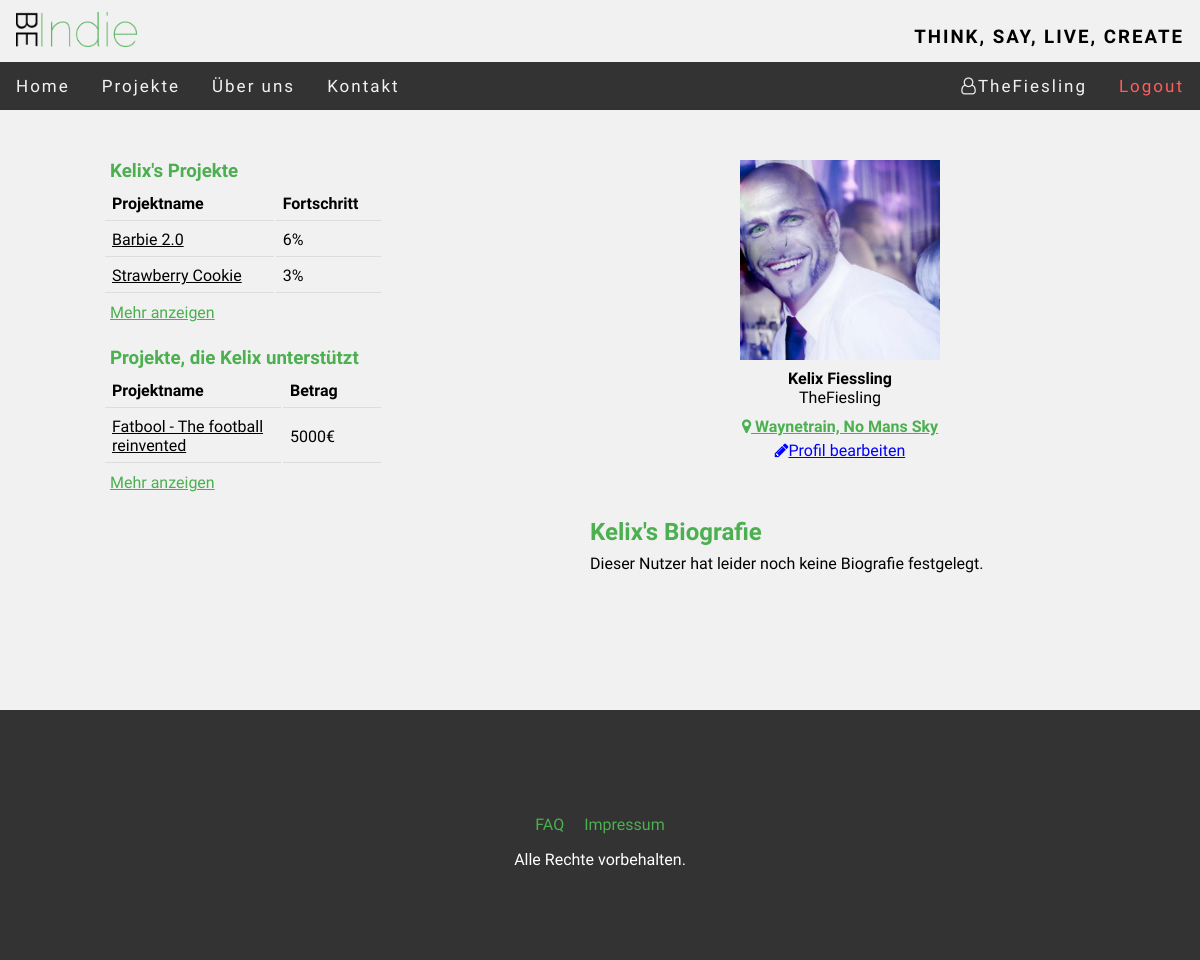
/BeIndie/index.php?page=user_profile&id=4 (signed in), run on an earlier commit of the app's database.
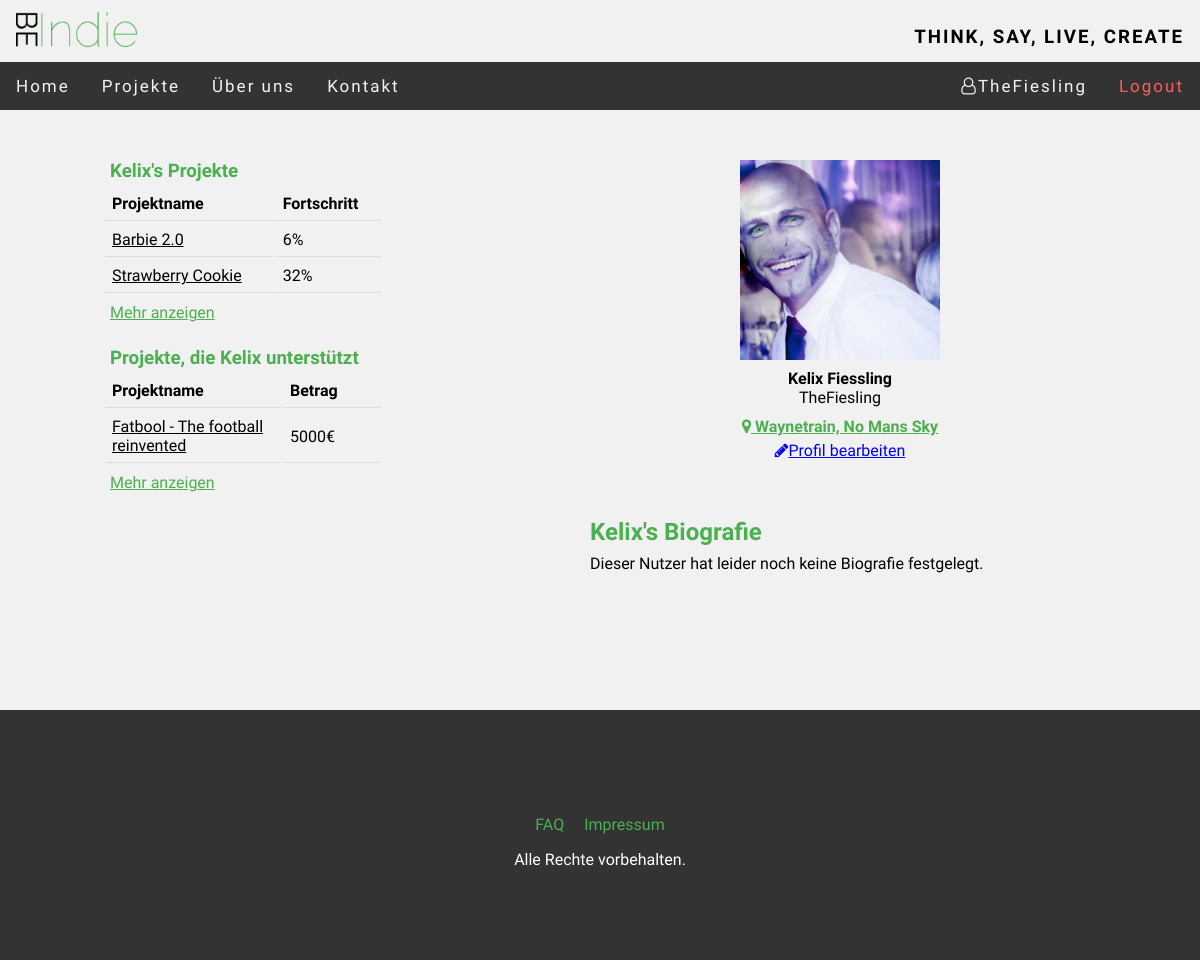
And on a later commit of the database.
### tables this page shows
CREATE TABLE `project` (
  `project_ID` int(11) NOT NULL,
  `creator` varchar(200) NOT NULL,
  `title` varchar(200) NOT NULL,
  `goal` int(11) NOT NULL,
  `current_status` int(11) NOT NULL,
  `start_date` date NOT NULL,
  `end_date` date NOT NULL,
  `category` varchar(200) NOT NULL,
  `description` text NOT NULL
);

### BeIndie/includes/pages/user_profile/user_profile.php (the view)
<?php
$uid = $_GET["id"];
include ("includes/functions/swConnect.php");
$query_name = "SELECT user_name, first_name, last_name, user_bio, location, avatar FROM user WHERE user_ID='" . $uid . "'";
$result_name = mysqli_query($conn, $query_name);
$output_name = mysqli_fetch_assoc($result_name);
$query_projects = "SELECT title, current_status, goal, project_ID FROM user u JOIN project p ON u.email=p.creator WHERE user_ID='" . $uid . "' LIMIT 5";
$result_projects = mysqli_query($conn, $query_projects);
$name = "";
$i = 0;
$allow_edit = false;
if(isset($_SESSION["username"])){
    if ($_SESSION["username"] == $output_name["user_name"]){
    $allow_edit = true;
}}
if ($output_name["first_name"] == NULL) {
    $name = $output_name["user_name"];
} else {
    $name = $output_name["first_name"];
}
?>
<div id="user_wrap">
    <div id="projects">
        <h3><?=$name?>'s Projekte</h3>
        <table>
            <tr>
                <th>Projektname</th>
                <th>Fortschritt</th>
            </tr>
                <?php while ($output2 = mysqli_fetch_assoc($result_projects)) {
                    if ($i <= 5) {
                    ?>
                    <tr>
                        <td>
                            <a href="index.php?page=projects&q=<?=$output2["project_ID"]?>"><?=$output2["title"]?></a>
                        </td>
                        <td>
                            <?= number_format((($output2["current_status"] / $output2["goal"]) * 100)) . "%" ?>
                        </td>
                    </tr>
                <?php $i++;} } ?>
        </table>
        <a href='index.php?page=my_projects&uname=<?=$output_name["user_name"]?>'>Mehr anzeigen</a>
        <h3 class="second">Projekte, die <?=$name?> unterstützt</h3>
        <table>
            <tr>
                <th>Projektname</th>
                <th id="amount_th">Betrag</th>
            </tr>
            <?php
            $query2 = "SELECT amount, title, date, t.project_ID FROM user u JOIN transaction t ON u.email=t.user_email"
             . " JOIN project p ON t.project_ID=p.project_ID WHERE user_ID='" . $uid . "' ORDER BY t.date LIMIT 5";
            $result3 = mysqli_query($conn, $query2);
            $i = 0;
            while ($output3 = mysqli_fetch_assoc($result3)) {
                if ($i <= 5) {
                ?>
                    <tr>
                        <td>
                            <a href="index.php?page=projects&q=<?=$output3["project_ID"]?>"><?=$output3["title"]?></a>
                        </td>
                        <td>
                            <?=$output3["amount"]?>€
                        </td>
                    </tr>
                <?php $i++;} } ?>
        </table>
        <a href='index.php?page=my_projects&uname=<?=$output_name["user_name"]?>'>Mehr anzeigen</a>
    </div>
    <div id="user">
        <div id="user_img">
            <?php if ($output_name["avatar"] == NULL) {?>
            <img src="images/u_images/standard_avatar.png" alt="user_img"/>
            <?php } else { ?>
            <img src="<?=$output_name["avatar"]?>" alt="user_img"/>
            <?php } ?>
            <div id="user_info">
            <p>
                <?php if ($output_name["first_name"] == NULL || $output_name["last_name"] == NULL) {
                echo "<b>" . $output_name["user_name"] . "</b>";
            } else {
                echo "<b>" . $output_name["first_name"] . " " . $output_name["last_name"] . "</b> <br/>";
                echo $output_name["user_name"];
            }?>
            </p>
            <p>
                <b>
                   <?php if ($output_name["location"] != NULL) {?>
                    <i class="fa fa-map-marker" aria-hidden="true" style='color:#4CAF50'></i><a href='http://maps.google.com/?q=<?=$output_name["location"]?>'> <?=$output_name["location"]?></a>
                   <?php } ?>
                </b>
            </p>
            <?php if ($allow_edit == true){?>
            <a href="index.php?page=edit_profile&id=<?=$uid?>" style="color:blue"><i class="fa fa-pencil" aria-hidden="true"></i>Profil bearbeiten</a>
            <?php } ?>
        </div>
        </div>
        <div id="user_bio">
            <h2><?=$name?>'s Biografie</h2>
            <?php if($output_name["user_bio"] == NULL) {?>
            Dieser Nutzer hat leider noch keine Biografie festgelegt.
            <?php } else {
                echo $output_name["user_bio"];
            } ?>
        </div>
    </div>
</div>

What changed in the data, as far as the page shows it:
changed project "Strawberry Cookie": ($output2["current_status"] / $output2["goal"]) * 100 "3" → "32"
